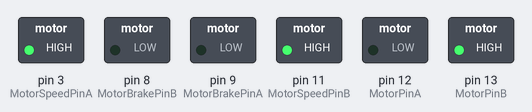
Simulated run of this sketch. Board: Arduino Uno, built with avr-gcc and run on an emulated ATmega328P. Shown: switched loads named in the sketch (green lamp = pin HIGH).

Above: at 0.2 s.
At 3.0 s:
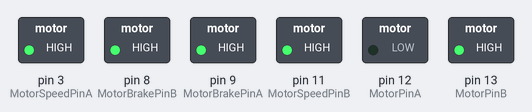
Timing chart, 0 to 6.3 s (numbered marks = the images above):
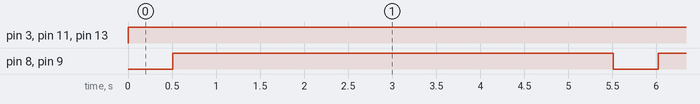

The sketch:

testTurn.ino
```cpp
//modes to see which way the car should go
#define GO_BACK 0
#define END_MAZE 1
#define GO_RIGHT 2
#define GO_LEFT 3
#define GO_STRAIGHT 4

//pins for sensors
#define trigPin1 A1
#define echoPin1 A2
#define trigPin2 A3
#define echoPin2 A4
#define trigPin3 A5
#define echoPin3 6

//pins for buttons
#define buttonPin 1

//Initializing variables for sensors
long duration, distance, RightSensor, FrontSensor, LeftSensor;

//Pins for Motor
#define MotorPinA 12 // for motor A direction, high is CW and low is CCW
#define MotorSpeedPinA 3 // Pin that controls speed for motor A
#define MotorBrakePinA 9 // Pin that controls brake for motor A
#define MotorPinB 13 // for motor B direction, high is CW and low is CCW
#define MotorSpeedPinB 11// Pin that controls speed for motor B
#define MotorBrakePinB 8// Pin that controls speed for motor B

//Turning variables
#define CW  HIGH
#define CCW LOW

//constants
#define runExtraInchConst 1000
#define turnLeft 1000
#define turnRight 1000
#define turnBack 1000

void setup() {
  // put your setup code here, to run once:

  // motor A pin assignment
  pinMode(MotorPinA, OUTPUT);
  pinMode(MotorSpeedPinA, OUTPUT);
  pinMode(MotorBrakePinA, OUTPUT);

  // motor B pin assignment
  pinMode(MotorPinB, OUTPUT);
  pinMode(MotorSpeedPinB, OUTPUT);
  pinMode(MotorBrakePinB, OUTPUT);

}

void loop() {
  // put your main code here, to run repeatedly:

  brake('B', 1);
  brake('B', 0);
  brake('A', 1);
  brake('A', 0);

  moveMotor('B', CW, 255); // Changing motor speed
  moveMotor('A', CCW, 255); // Changing motor speed
  delay(510); // Changing delay
  brake('B', 1);
  brake('A', 1);
  delay(5000);
}

void moveMotor(char motor, int dir, int speed)
{
  int motorPin;
  int motorSpeedPin;

  if (motor == 'A')
  {
    motorPin      = MotorPinA;
    motorSpeedPin = MotorSpeedPinA;
  }
  else
  {
    motorPin      = MotorPinB;
    motorSpeedPin = MotorSpeedPinB;
  }
  digitalWrite(motorPin, dir);// set direction for motor
  analogWrite(motorSpeedPin, speed);// set speed of motor
}

void brake(char motor, int brk)
{
  if (motor == 'A')
  {
    digitalWrite(MotorBrakePinA, brk);// brake
    //delay(1000);
  }
  else {
    digitalWrite(MotorBrakePinB, brk);// brake
    //delay(1000);
  }
}
```

Measured:
- by itself, pin 3 (MotorSpeedPinA), pin 11 (MotorSpeedPinB), pin 13 (MotorPinB): LOW → HIGH at 0.00 s
- by itself, pin 8 (MotorBrakePinB), pin 9 (MotorBrakePinA): alternates HIGH for 5.0 s and LOW for 0.51 s
